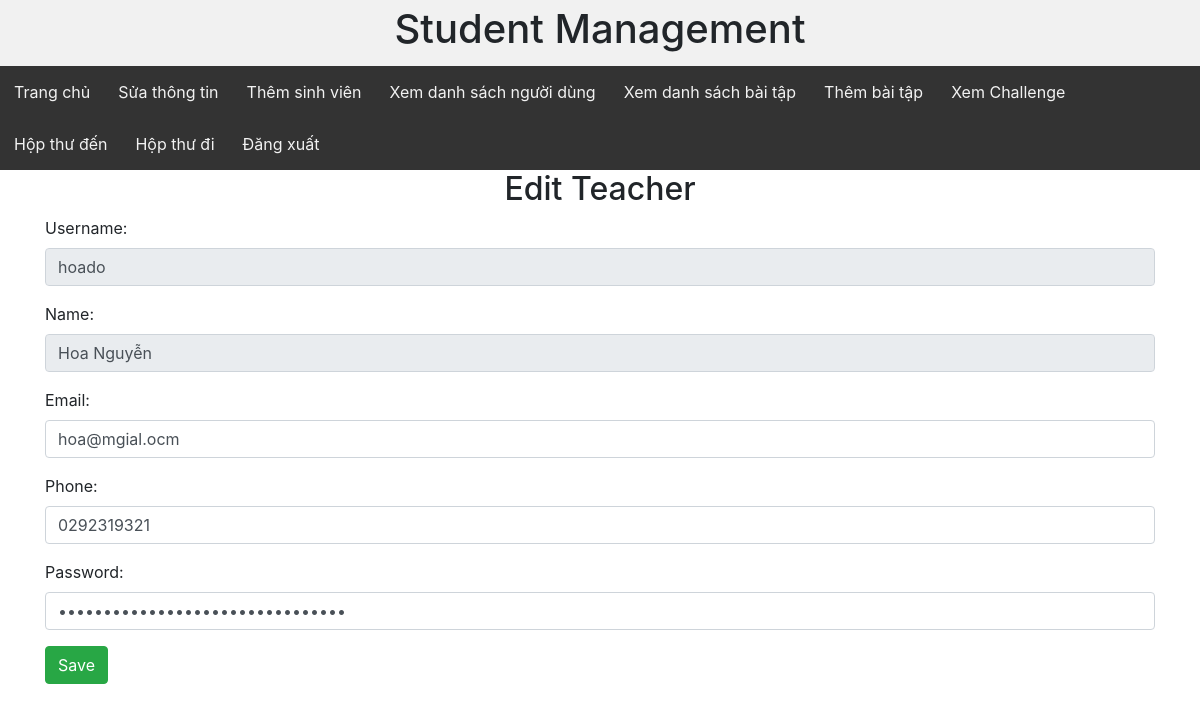
The app's page /editTeacher.php?id=72 with its own data.
### tables this page shows
CREATE TABLE `users` (
  `id` int(11) NOT NULL,
  `username` varchar(255) NOT NULL,
  `password` varchar(255) NOT NULL,
  `name` varchar(255) NOT NULL,
  `position` varchar(255) NOT NULL,
  `email` varchar(255) NOT NULL,
  `phone` varchar(15) NOT NULL
);

### dbhelp.php (called while the page is built, shortened)
<?php
function executeResult($sql)
{
    $conn = mysqli_connect('localhost', 'root', '', 'db_studentmanagement6a');
    $resultset = mysqli_query($conn, $sql);
    $list = [];
    while ($row = mysqli_fetch_array($resultset, 1)) {
        $list[] = $row;
    }
    return $list;
}

### editTeacher.php (the view, shortened to what this page needs)
<?php
require('dbhelp.php');
require('teacherHeaderLayout.php');
$s_name = $s_email = $s_phone = $s_username = $s_password = '';
if (isset($_GET['id'])) {
    $id = $_GET['id'];
    $sql = 'select * from users where id = ' . $id;
    $teacherList = executeResult($sql);
    if ($teacherList != null && count($teacherList) > 0) {
        $std = $teacherList[0];
        $s_name = $std['name'];
        $s_email = $std['email'];
        $s_phone = $std['phone'];
        $s_username = $std['username'];
        $s_password = $std['password'];
    } else {
        $id = '';
    }
}
?>
<!DOCTYPE html>
<html lang="vi">
<head>
    <link rel="stylesheet" href="Css/footer.css">
    <link rel="stylesheet" href="https://maxcdn.bootstrapcdn.com/bootstrap/4.4.1/css/bootstrap.min.css">
</head>
<body>
<div class="container">
    <div class="panel panel-primary">
        <div class="panel-heading">
            <h2 class="text-center">Edit Teacher</h2>
        </div>
        <div class="panel-body">
            <form method="post">
                <div class="form-group">
                    <label for="username">Username:</label>
                    <input type="text" class="form-control" id="username" name="username" value="<?= $s_username ?>"
                           disabled>
                </div>
                <div class="form-group">
                    <label for="usr">Name:</label>
                    <input required="true" type="text" class="form-control" id="usr" name="name" value="<?= $s_name ?>"
                           disabled>
                </div>
                <div class="form-group">
                    <label for="email">Email:</label>
                    <input required="true" type="email" class="form-control" id="email" name="email"
                           value="<?= $s_email ?>">
                </div>
                <div class="form-group">
                    <label for="phone">Phone:</label>
                    <input type="phone" class="form-control" id="phone" name="phone" value="<?= $s_phone ?>">
                </div>
                <div class="form-group">
                    <label for="pwd">Password:</label>
                    <input required="true" type="password" class="form-control" id="password" name="password"
                           value="<?= $s_password ?>">
                </div>
                <button class="btn btn-success">Save</button>
            </form>
        </div>
    </div>
</div>
</body>
</html>

### teacherHeaderLayout.php (style rules this page uses)
* { box-sizing: border-box; }
body { margin: 0; }

### records on screen
users: username "hoado", name "Hoa Nguyễn", email "hoa@mgial.ocm", phone "0292319321"
